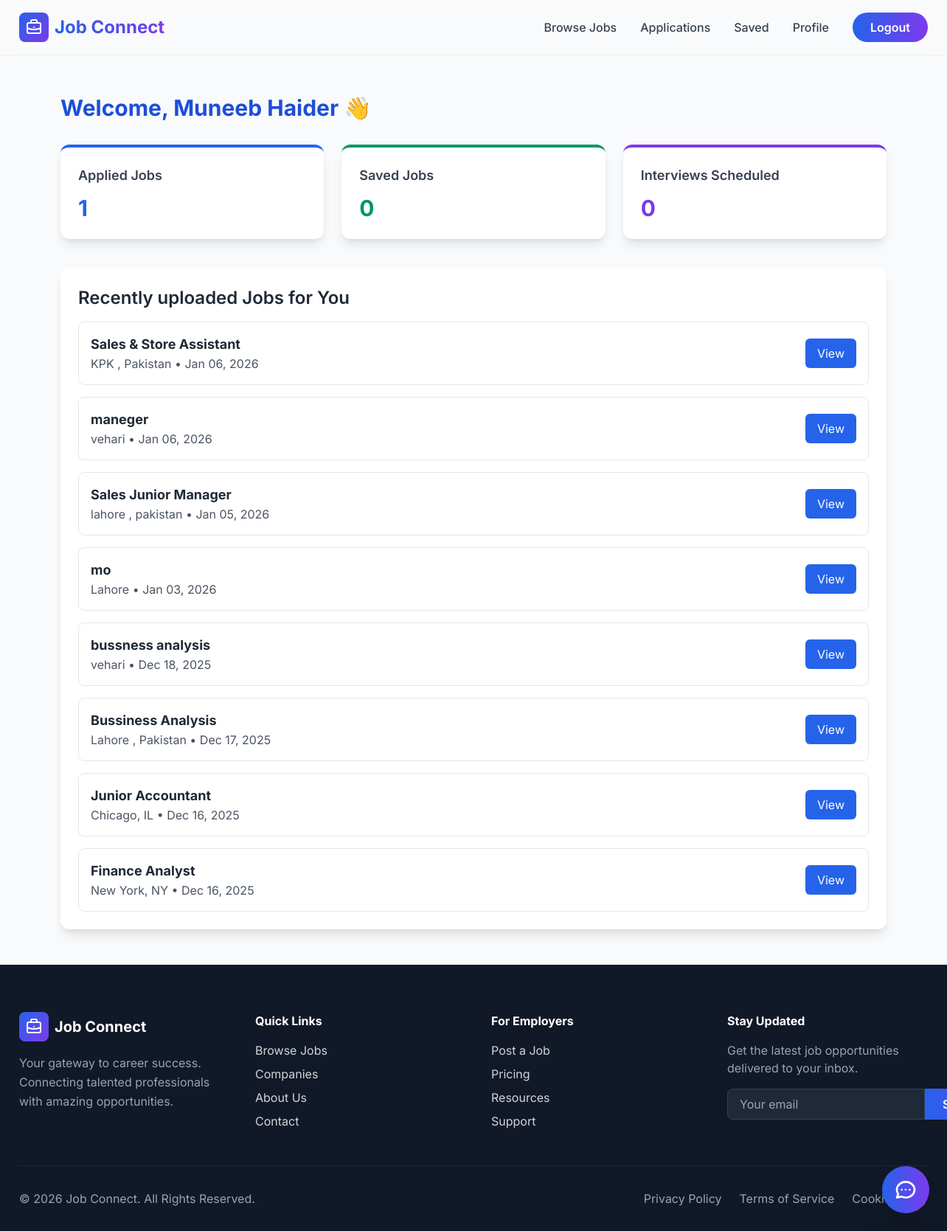
The page /seeker/dashboard/ (signed in) on the database its author committed.
### jobs/models.py (models this page shows, shortened)
class Job(models.Model):
    employer = models.ForeignKey(User, on_delete=models.CASCADE)
    employer_profile = models.ForeignKey(UserProfile, on_delete=models.CASCADE, null=True, blank=True)
    company_name = models.CharField(max_length=255, default="")   # <-- Add this
    title = models.CharField(max_length=200)
    description = models.TextField()
    location = models.CharField(max_length=150)
    created_at = models.DateTimeField(auto_now_add=True)

### jobs/decorators.py (the view)
    def wrapper(request, *args, **kwargs):
        user = request.user
        if hasattr(user, 'userprofile') and user.userprofile.role == 'seeker':
            return view_func(request, *args, **kwargs)
        messages.error(request, "Access denied. Job seekers only.")
        return redirect('landing')

### jobs/views.py (called while the page is built)
@login_required
@seeker_required
def seeker_dashboard(request):
    user = request.user
    try:
        seeker_profile = UserProfile.objects.get(user=user)
    except UserProfile.DoesNotExist:
        messages.error(request, "Seeker profile not found.")
        return redirect('home')
    applied_jobs = Application.objects.filter(applicant=seeker_profile).count()
    saved_jobs = SavedJob.objects.filter(user_profile=seeker_profile).count()
    interviews = 0
    recommended_jobs = Job.objects.all().order_by('-created_at')
    context = {
        "applied_jobs": applied_jobs,
        "saved_jobs": saved_jobs,
        "interviews": interviews,
        "recommended_jobs": recommended_jobs,
    }
    return render(request, "seeker_dashboard.html", context)

### jobs/templates/seeker_dashboard.html
{% extends 'base.html' %}
{% load static %}
{% block content %}
<section class="min-h-screen bg-gray-50 py-12">
    <div class="max-w-6xl mx-auto px-4">
        <h1 class="text-3xl font-bold text-blue-700 mb-8">Welcome, {{ user.first_name|default:user.username }} 👋</h1>
        <div class="grid md:grid-cols-3 gap-6 mb-10">
            <div class="bg-white shadow-lg rounded-xl p-6 border-t-4 border-blue-600">
                <h3 class="text-lg font-semibold text-gray-700">Applied Jobs</h3>
                <p class="text-3xl font-bold text-blue-600 mt-3">{{ applied_jobs }}</p>
            </div>
            <div class="bg-white shadow-lg rounded-xl p-6 border-t-4 border-green-600">
                <h3 class="text-lg font-semibold text-gray-700">Saved Jobs</h3>
                <p class="text-3xl font-bold text-green-600 mt-3">{{ saved_jobs }}</p>
            </div>
            <div class="bg-white shadow-lg rounded-xl p-6 border-t-4 border-purple-600">
                <h3 class="text-lg font-semibold text-gray-700">Interviews Scheduled</h3>
                <p class="text-3xl font-bold text-purple-600 mt-3">{{ interviews }}</p>
            </div>
        </div>
        <div class="bg-white rounded-xl shadow-lg p-6">
            <h2 class="text-2xl font-semibold text-gray-800 mb-4">Recently uploaded Jobs for You</h2>
            <div class="space-y-4">
                {% for job in recommended_jobs %}
                <div class="p-4 border border-gray-200 rounded-lg hover:shadow-md transition">
                    <div class="flex justify-between items-center">
                        <div>
                            <h3 class="text-lg font-bold text-gray-800">{{ job.title }}</h3>
                            <p class="text-gray-600">
                                {{ job.location }} • {{ job.created_at|date:"M d, Y" }}
                            </p>
                        </div>
                        <a href="{% url 'job_detail' job.id %}"
                            class="bg-blue-600 text-white px-4 py-2 rounded-md hover:bg-blue-700 transition">
                            View
                        </a>
                    </div>
                </div>
                {% empty %}
                <p class="text-gray-500">No recommendations available right now.</p>
                {% endfor %}
            </div>
        </div>
    </div>
</section>
{% endblock %}

### jobs/templates/base.html (style rules this page uses)
body { font-family: 'Inter', sans-serif; }

### rows shown on the page
Job: title "Sales & Store Assistant", location "KPK , Pakistan", created_at "Jan 06, 2026"
Job: title "maneger", location "vehari", created_at "Jan 06, 2026"
Job: title "Sales Junior Manager", location "lahore , pakistan", created_at "Jan 05, 2026"
Job: title "mo", location "Lahore", created_at "Jan 03, 2026"
Job: title "bussness analysis", location "vehari", created_at "Dec 18, 2025"
Job: title "Bussiness Analysis", location "Lahore , Pakistan", created_at "Dec 17, 2025"
Job: title "Junior Accountant", location "Chicago, IL", created_at "Dec 16, 2025"
Job: title "Finance Analyst", location "New York, NY", created_at "Dec 16, 2025"

### other values the page prints
{{ user.first_name|default:user.username }} "Muneeb Haider"
{{ applied_jobs }} "1"
{{ saved_jobs }} "0"
{{ interviews }} "0"
